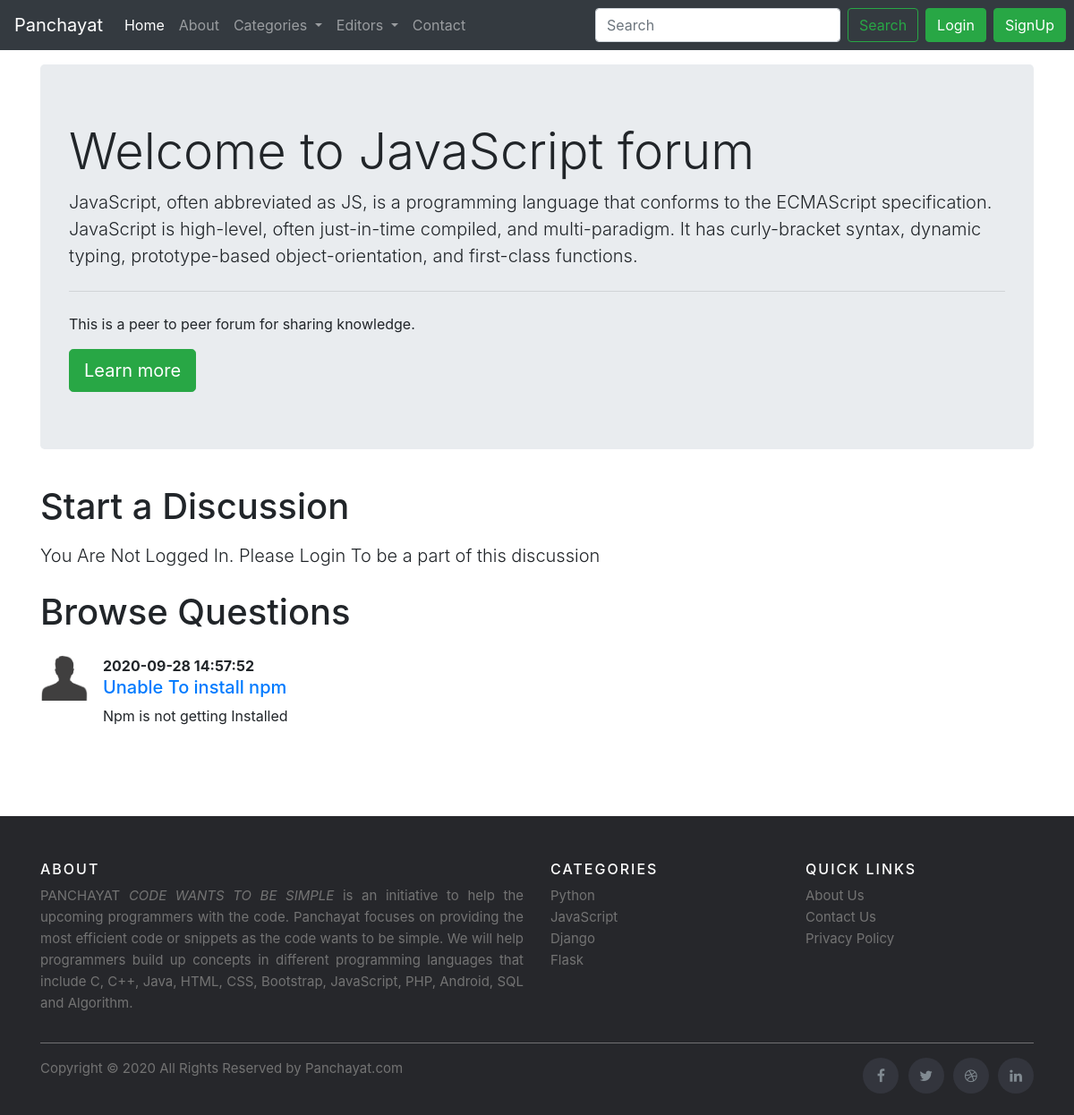
The app's page /threadlist.php?catid=2 with its own data.
### tables this page shows
CREATE TABLE `categories` (
  `categories_id` int(11) NOT NULL,
  `category_name` varchar(255) NOT NULL,
  `category_description` varchar(500) NOT NULL,
  `created` datetime NOT NULL DEFAULT current_timestamp()
);

CREATE TABLE `threads` (
  `thread_id` int(7) NOT NULL,
  `thread_title` varchar(255) NOT NULL,
  `thread_desc` text NOT NULL,
  `thread_cat_id` int(7) NOT NULL,
  `thread_user_id` int(7) NOT NULL,
  `timestamp` datetime NOT NULL DEFAULT current_timestamp()
);

### threadlist.php (the view, shortened to what this page needs)
<!doctype html>
<html lang="en">
<head>
    <link rel="stylesheet" href="https://stackpath.bootstrapcdn.com/bootstrap/4.5.0/css/bootstrap.min.css"
>
</head>
<body>
    <?php include 'partials/_dbconnect.php';?>
    <?php include 'partials/_header.php';?>
    <?php
    $id=$_GET['catid'];
    $sql="SELECT * FROM `categories` WHERE categories_id=$id";
    $result=mysqli_query($conn,$sql);
    while($row=mysqli_fetch_assoc($result)){
        $catname=$row['category_name'];
        $catdesc=$row['category_description'];
        $catlink=$row['cat_link'];
     }
    ?>
    <div class="container my-3">
        <div class="jumbotron">
            <h1 class="display-4">Welcome to <?php echo $catname;?> forum</h1>
            <p class="lead"><?php echo $catdesc;?></p>
            <hr class="my-4">
            <p>This is a peer to peer forum for sharing knowledge.</p>
            <a class="btn btn-success btn-lg" href="<?php echo $catlink?>" role="button">Learn more</a>
        </div>
    </div>
    <?php
     if(isset($_SESSION['loggedin'])&&$_SESSION['loggedin']==true){
        echo '<div class="container">
        <h1 class="py-2">Start a Discussion</h1>
            <form action="' . $_SERVER["REQUEST_URI"] .'" method="post">
                <div class="form-group">
                    <label for="exampleInputEmail1">Problem Title</label>
                    <input type="text" class="form-control" id="title" name="title" aria-describedby="emailHelp">
                    <small id="emailHelp" class="form-text text-muted">Keep It Short & crisp</small>
                </div>
                <div class="form-group">
                    <label for="exampleFormControlTextarea1">Problem Description</label>
                    <textarea class="form-control" id="desc" name="desc" rows="3"></textarea>
                </div>
                <button type="submit" class="btn btn-success">Submit</button>
            </form>
        </div>';
    }
    else{
        echo '<div class="container">
        <h1 class="py-2">Start a Discussion</h1>
        <p class="lead">You Are Not Logged In. Please Login To be a part of this discussion</p></div>';
    }
    ?>
    <div class="container my-6" style="margin-bottom: 100px">
        <h1 class="py-2">Browse Questions</h1>
        <?php
        $id=$_GET['catid'];
        $sql="SELECT * FROM `threads` WHERE thread_cat_id=$id";
        $result=mysqli_query($conn,$sql);
        while($row=mysqli_fetch_assoc($result)){
            $id=$row['thread_id'];
            $title=$row['thread_title'];
            $desc=$row['thread_desc'];
            $thread_time=$row['timestamp'];
            $thread_user_id=$row['thread_user_id'];
            $sql2="SELECT * FROM `users` WHERE `user_id` = '$thread_user_id'";
            $result2=mysqli_query($conn,$sql2);
            $row2=mysqli_fetch_assoc($result2);
        echo '<div class="media my-3">
            <img src="img/user.png" width="54px" class="mr-3" alt="...">
            <div class="media-body">
                <p class="font-weight-bold my-0">' . $row2['user_name']. ' ' . $thread_time. '</p>
                <h5 class="mt-0"><a href="thread.php?threadid=' . $id.'">' . $title.'</a></h5>
                ' . $desc.'
            </div>
        </div>';
    }
    ?>
    </div>
    <?php include 'partials/_footer2.php';?>
</body>
</html>

### records on screen
categories: category_name "JavaScript", category_description "JavaScript, often abbreviated as JS, is a programming language that conforms to the ECMAScript specification. JavaScript is high-level, often just-in-time compiled, and multi-paradigm. It has curly-bracket syntax, dynamic typing, prototype-based object-orientation, and first-class functions."
threads: timestamp "2020-09-28 14:57:52", thread_title "Unable To install npm", thread_desc "Npm is not getting Installed"
